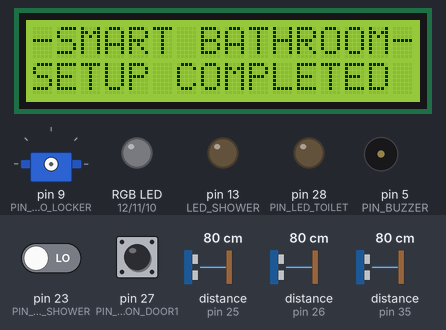
Bench run of a program on a simulated Arduino Mega 2560, built with avr-gcc and run on an emulated ATmega2560. Parts: 16×2 character LCD, servo, an RGB LED mixed from three pins (HIGH = lit), output pins drawn as LEDs (lit = HIGH), buzzer (waves = sounding). The test bench sets the inputs (shaded band); at power-on: pin 27 (PIN_PUSH_BUTTON_DOOR1) HIGH, distance to the obstacle (sensors on pin 26, pin 25, pin 35) 80 cm, pin 23 (PIN_PIR_SHOWER) LOW. The echo pulse lasts 58.3 µs per cm; what the program prints to the serial monitor is not drawn.

Above: at 2.6 s.
5.9 s: pin 27 (PIN_PUSH_BUTTON_DOOR1) pulled LOW for 0.15 s
At 8.0 s:
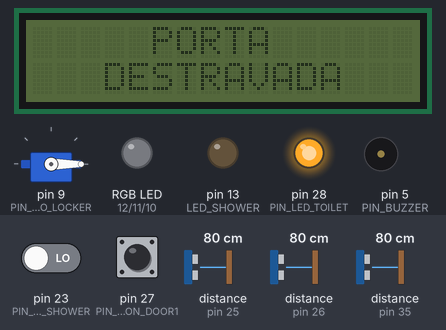
8.7 s: distance to the obstacle (sensor on pin 26) set to 120 cm
11.7 s: pin 23 (PIN_PIR_SHOWER) driven HIGH
At 12.4 s:
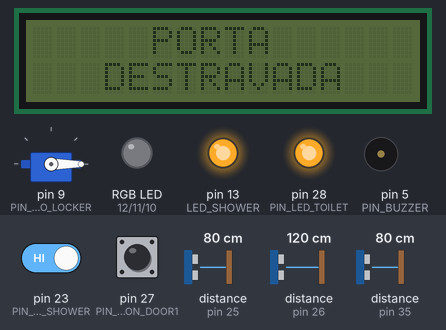
14.7 s: pin 27 (PIN_PUSH_BUTTON_DOOR1) pulled LOW for 1 s
At 17.3 s:
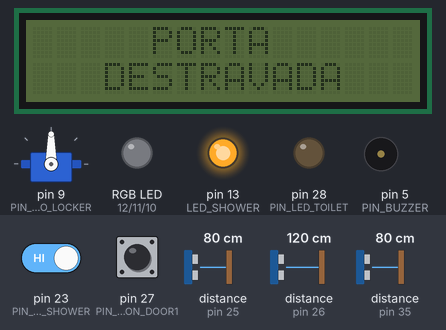
17.8 s: distance to the obstacle (sensor on pin 26) set to 105 cm
20.8 s: distance to the obstacle (sensor on pin 26) set to 95 cm
At 21.4 s:
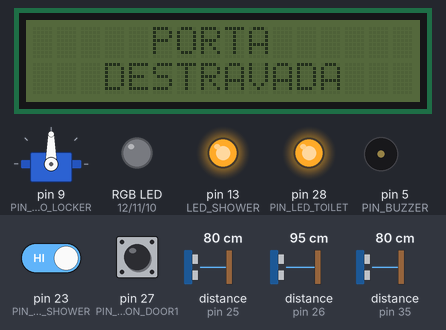
Timing chart, 0 to 23.3 s (numbered marks = the images above; inputs shaded):
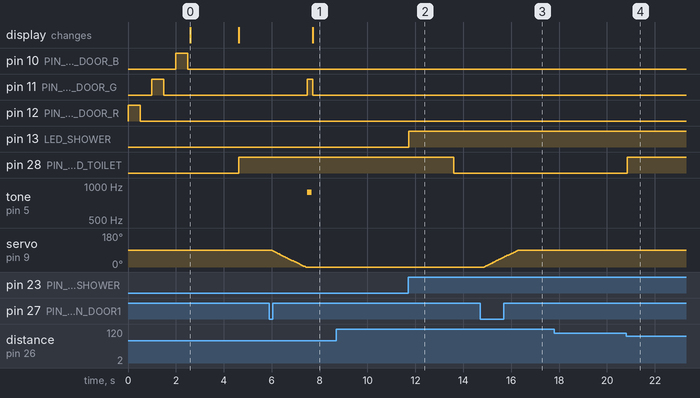

The program:

main.cpp
```cpp
#include <Arduino.h>
#include <Wire.h>
#include <NewPing.h>
#include <LiquidCrystal_I2C.h>
#include <VarSpeedServo.h>
#include <TonePlayer.h>


// Servo Locker
#define PIN_SERVO_LOCKER 9
#define ANGLE_DOOR_LOCKED 90
#define ANGLE_DOOR_UNLOCKED 0
#define LOCK_SPEED 40
#define PIN_PUSH_BUTTON_DOOR1 27
#define PIN_BUZZER 5


// SHOWER
#define PIN_PIR_SHOWER 23
#define LED_SHOWER 13

// RGB DOOR
const bool led_rgb_door_anodo_comum = false;
#define PIN_RGB_DOOR_R 12
#define PIN_RGB_DOOR_G 11
#define PIN_RGB_DOOR_B 10


// SET SONARS
#define SONAR_NUM     3 // Number of sensors.
#define PING_INTERVAL_SONARS 50 // Milliseconds between sensor pings (29ms is about the min to avoid cross-sensor echo).
#define INTERVAL_SET_LEDS_SONARS 3000 // Milliseconds
#define DELAY_MOVEMENT 1000 // Miliseconds
#define TIMER_WAIT_RESET_SONARS 10000 // ms

// PINS SONARS
// sonar entry
#define TRIGGER_PIN_ENTRY 22
#define ECHO_PIN_ENTRY 25
#define MAX_DISTANCE_ENTRY 60 // Maximum distance (in cm) to ping.

// sonar exit
#define TRIGGER_PIN_EXIT 33
#define ECHO_PIN_EXIT 35
#define MAX_DISTANCE_EXIT 60 // Maximum distance (in cm) to ping.

// sonar toilet
#define TRIGGER_PIN_TOILET 24
#define ECHO_PIN_TOLIET 26
#define MAX_DISTANCE_TOLIET 100 // Maximum distance (in cm) to ping.
// output Toilet
#define PIN_LED_TOILET 28
#define DELAY_OFF_LED_TOILET 5000 // ms


// Display 1 Defitions
// DEFINIÇÕES
// set the LCD address to 0x27 for a 16 chars and 2 line display
#define LCD_1_ADDRESS 0x27
#define LCD_1_COLUMNS 16
#define LCD_1_LINES 2
#define DELAY_MESSAGE_DISPLAY 2000 // ms

bool sonarEntryDetected;
bool sonarExitDetected;
 int personStateMovement;
bool isShowerOn;
bool isToiletOn;
bool isDoorlocked;
bool isAnySensorDetected;
bool isSmarthBathOn = false;

enum bath_state{ BATH_OFF,
                 BATH_ON };

enum sonars {  SONAR_ENTRY
              ,SONAR_EXIT
              ,SONAR_TOILET };

enum door_state{ DOOR_LOCKING
                ,DOOR_UNLONCKING
                ,DOOR_UNLOCKED
                ,DOOR_LOCKED
                ,DOOR_OFF
};

enum  messages{ MSG_DOOR_LOCKED
               ,MSG_DOOR_UNLOCKED
};

enum state_movements{ WAITING,
                      ENTERING,
                      LEAVING
};


NewPing sonar[SONAR_NUM] = {     // Sensor object array.
  NewPing(TRIGGER_PIN_ENTRY, ECHO_PIN_ENTRY, MAX_DISTANCE_ENTRY), // Each sensor's trigger pin, echo pin, and max distance to ping.
  NewPing(TRIGGER_PIN_EXIT, ECHO_PIN_EXIT, MAX_DISTANCE_EXIT),
  NewPing(TRIGGER_PIN_TOILET, ECHO_PIN_TOLIET, MAX_DISTANCE_TOLIET)
};

void checkSonars();
void readShower();
void readSonars();
void resetSonars();
void showMessageDisplay1( int message );

//*************************************************
// Class DelayMillis
//*************************************************
// DelayMillis Declarations
class DelayMillis
{
private:
  unsigned long _ms;
  unsigned long timerDelayMillis;
public:
  DelayMillis(unsigned long = 500);
  void start();
  bool isFinished();
};

// DelayMillis Implementation
DelayMillis::DelayMillis(unsigned long ms)
{
  _ms = ms;
  start();
}

void DelayMillis::start()
{
  timerDelayMillis = millis();
}

bool DelayMillis::isFinished()
{
  return millis() - timerDelayMillis > _ms;
}

DelayMillis *DelayShowMessageDisplay;

class Stopwatch
{
  private:
    unsigned long _startms, _sectotal;
    int _hours, _min, _sec = 0;
  public:
    Stopwatch();
    void reset();
    void updateStopwatch();
    void convert(long sectotal);
    String show();
};

Stopwatch::Stopwatch(){}

void Stopwatch::reset(){
  _hours = 0;
  _min = 0;
  _sec = 0;
  _startms = millis();
  Serial.println( "STOPWATCH RESETED");
}
void Stopwatch::updateStopwatch(){
  _sectotal = ((millis()-_startms)/1000);
}
void Stopwatch::convert(long sectotal){
  int r = 0 ;
  _hours = sectotal / 3600;
  r = sectotal % 3600;
  _min = r / 60;
  _sec = r % 60;
}
String Stopwatch::show(){
  updateStopwatch();
  convert(_sectotal);
  String stopwatch;
  stopwatch = (_hours < 10 ? "0" :"" ) + String(_hours) + ":";
  stopwatch += (_min < 10 ? "0" : "" )+ String(_min) + ":";
  stopwatch += (_sec  <  10 ? "0" : "") + String(_sec);
  return stopwatch;
 }


//*************************************************
// Class LedRgb
//*************************************************
// LedRGB Declarations
class LedRgb
{
  private:
    int pinR, pinG, pinB;
    bool _ledRgbDoorAnodoComum;

  public:
    LedRgb(int pinPwmR, int pinPwmG, int pinPwmB, bool led_rgb_door_anodo_comum = false);
    void setup();
    void test(int timerIntervalTest = 500);
    void setColor( int red, int green, int blue );
    void setColorGreen();
    void setColorRed ();
    void setColorBlue();
    void off();
};

// LedRGB Implementation
LedRgb::LedRgb(int pinPwmR, int pinPwmG, int pinPwmB, bool ledRgbDoorAnodoComum){
  pinR = pinPwmR;
  pinG = pinPwmG;
  pinB = pinPwmB;
  _ledRgbDoorAnodoComum = ledRgbDoorAnodoComum;

}

void LedRgb::setup(){
  pinMode(pinR, OUTPUT);
  pinMode(pinG, OUTPUT);
  pinMode(pinB, OUTPUT);
}

void LedRgb::test(int timerIntervalTest){
  setColorRed();
  delay(timerIntervalTest);
  off();
  delay(timerIntervalTest);
  setColorGreen();
  delay(timerIntervalTest);
  off();
  delay(timerIntervalTest);
  setColorBlue();
  delay(timerIntervalTest);
  off();
}

void LedRgb::setColor( int red, int green, int blue ){
  if (_ledRgbDoorAnodoComum){
    red = 255 - red;
    green = 255 - green;
    blue = 255 - blue;
  }
  analogWrite(pinR, red);
  analogWrite(pinG, green);
  analogWrite(pinB, blue);
  // Serial.print("setColor( ");
  // Serial.print(red);
  // Serial.print(", ");
  // Serial.print(green);
  // Serial.print(", ");
  // Serial.print(blue);
  // Serial.println(")");
}

void LedRgb::setColorGreen (){
  //Serial.println("SET COLOR GREEN");
  this->setColor(0,255,0);
}

void LedRgb::setColorRed (){
  //Serial.println("SET COLOR RED");
  setColor(255,0,0);
}

void LedRgb::setColorBlue (){
  setColor(0,0,255);
}

void LedRgb::off(){
  analogWrite(pinR, false);
  analogWrite(pinG, false);
  analogWrite(pinB, false);
}

//*************************************************
// Class Door
//*************************************************
// Door Declarations
class Door
{
  private:
    DelayMillis *DelayDebounce;
    LedRgb* _ledRgbDoor;
    VarSpeedServo* _servo;
    TonePlayer* _tonePlayer;
    int _state;
  public:
    Door( LedRgb* ledRgbDoor, VarSpeedServo* servo, TonePlayer* tonePlayer, int doorState = DOOR_OFF);
    void lock();
    void unlock();
    void setState( int state );
     int getState();
    void playSoundUnlock();
    void checkButtons();
    void check();
};

// Door Implementation
Door::Door( LedRgb* ledRgbDoor, VarSpeedServo* servo, TonePlayer* tonePlayer, int doorState){
  _ledRgbDoor = ledRgbDoor;
  _servo = servo;
  _tonePlayer = tonePlayer;
  _state = doorState;
  DelayDebounce = new DelayMillis(50);
}


void Door::lock(){
  _servo->attach(PIN_SERVO_LOCKER);
  _servo->slowmove(ANGLE_DOOR_LOCKED,LOCK_SPEED);
  setState(DOOR_LOCKING);
}

void Door::unlock(){
    _servo->attach(PIN_SERVO_LOCKER);
    _servo->slowmove(ANGLE_DOOR_UNLOCKED,LOCK_SPEED);
    setState(DOOR_UNLONCKING);
}

void Door::setState( int state ){
  _state = state;
}

int Door::getState(){
  return _state;
}
void Door::playSoundUnlock(){
  //tone1.tone (220);  // 220 Hz
  //delay (500);
  //tone1.noTone ();

  //tone1.tone (440);
  //delay (500);
  //tone1.noTone ();
  _tonePlayer->tone(880);
  delay (200);
  _tonePlayer->noTone();
}

void Door::checkButtons(){
  if ( DelayDebounce->isFinished() ){
    if ( !digitalRead(PIN_PUSH_BUTTON_DOOR1)){
      if ( getState() == DOOR_UNLOCKED){
        lock();
        DelayDebounce->start();
      }
      if ( getState() == DOOR_LOCKED){
        unlock();
        DelayDebounce->start();
      }
      isAnySensorDetected = true;
    }
  }
}

void Door::check(){
  if (_servo->read() == ANGLE_DOOR_LOCKED && getState() != DOOR_LOCKED){
    setState(DOOR_LOCKED);
    _ledRgbDoor->setColorRed();
    _servo->detach();
    isDoorlocked = false;
    Serial.println( "DOOR LOCKED");
  }

  if (_servo->read() == ANGLE_DOOR_UNLOCKED && getState() != DOOR_UNLOCKED ){
    setState(DOOR_UNLOCKED);
    _ledRgbDoor->setColorGreen();
    _servo->detach();
    playSoundUnlock();
    isDoorlocked = false;
    showMessageDisplay1(MSG_DOOR_UNLOCKED);
    Serial.println( "DOOR UNLOCKED");
  }
  if (!isSmarthBathOn){
    _ledRgbDoor->off();
    Serial.println( "DOOR OFF");
  }
  checkButtons();
}

//*************************************************
// Class Bath
//*************************************************
// Bath Declarations
class Bath
{
private:
  int _state;
  Door* _bathDoor;
  Stopwatch* _stopwatch;
  LiquidCrystal_I2C* _lcd1;
  int _numberPeople = 0;
public:
  Bath(Door* bathDoor, Stopwatch* watch, LiquidCrystal_I2C* lcd1, int state = BATH_OFF);
   int getBathState();
  void setBathState(int state);
   int getNumberPeople();
  void addPerson();
  void removePerson();
  void check();
  void reset( int numberPeople = 1);
  void showDisplayExtenal( LiquidCrystal_I2C* lcd , Stopwatch* watch, bool resetWatch = true);
  void turnOffDisplayExternal(LiquidCrystal_I2C* lcd);
};

// Door Implementation
Bath::Bath(Door* bathDoor, Stopwatch* watch, LiquidCrystal_I2C* lcd1, int state){
  _bathDoor = bathDoor;
  _stopwatch = watch;
  _lcd1 = lcd1;
  setBathState(state);
}

int Bath::getBathState(){
  return _state;
}
void Bath::setBathState(int state){
  _state = state;
  if (_state == BATH_ON){
    Serial.println("SMART BATH ON");
    _bathDoor->unlock();
    showDisplayExtenal( _lcd1, _stopwatch, true);
  } else {
    _bathDoor->setState(DOOR_OFF);
    turnOffDisplayExternal(_lcd1);
    Serial.println("SMART BATH OFF");
  }

}

int Bath::getNumberPeople(){
  return _numberPeople;
}

void Bath::addPerson(){
  _numberPeople++;
  Serial.print( "ADDED PEOPLE. TOTAL: ");
  Serial.println(getNumberPeople());
  if ( getBathState() == BATH_OFF){
    setBathState(BATH_ON);
  }
}

void Bath::removePerson(){
  _numberPeople--;
  Serial.print( "REMOVED PEOPLE. TOTAL: ");
  Serial.println(getNumberPeople());
  if ( getNumberPeople() == 0 && getBathState() == BATH_ON ){
    setBathState(BATH_OFF);
  }
}

void Bath::check(){
  if (_state == BATH_OFF)
  {
    if (isAnySensorDetected)
    {
      //reset(1);
    }
    isSmarthBathOn = false;
  }

  if (getBathState() == BATH_ON ){
    isSmarthBathOn = true;
    showDisplayExtenal( _lcd1, _stopwatch, false);
  }

  _bathDoor->check();

}

void Bath::reset( int numberPeople ){
  setBathState( BATH_ON );
  _numberPeople = numberPeople;
  resetSonars();
  showDisplayExtenal( _lcd1, _stopwatch, true );
}

void Bath::showDisplayExtenal( LiquidCrystal_I2C* lcd , Stopwatch* watch, bool resetWatch){
  // lcd->clear();
  if (resetWatch) { watch->reset(); };
  if (DelayShowMessageDisplay->isFinished()){
    lcd->backlight();
    lcd->setCursor(0,0);
    lcd->print( watch->show() );
    lcd->print("        ");
    lcd->setCursor(0, 1);
    lcd->print( "Pessoas: " );
    lcd->print( getNumberPeople() );
    lcd->print("     ");
  }
}
void Bath::turnOffDisplayExternal(LiquidCrystal_I2C* lcd){
  lcd->noBacklight();
}

LedRgb *LedRgbDoor;
Door *DoorBath;
Bath *SmartBath;
DelayMillis *DelayMovements;
DelayMillis *WaitingResetSonars;
DelayMillis *DelayOffLedToilet;

Stopwatch *Stopwatch1;

LiquidCrystal_I2C lcd1(LCD_1_ADDRESS, LCD_1_COLUMNS, LCD_1_LINES);
VarSpeedServo servoLocker;
TonePlayer tone1 (TCCR3A, TCCR3B, OCR3AH, OCR3AL, TCNT3H, TCNT3L);  // pin D5 MEGA 2560

void setup() {

  Serial.begin(9600);

   //INPUTS
  pinMode(PIN_PIR_SHOWER, INPUT);
  pinMode(PIN_PUSH_BUTTON_DOOR1, INPUT_PULLUP);

  //OUTPUTS
  pinMode(LED_SHOWER, OUTPUT);
  pinMode(PIN_LED_TOILET, OUTPUT);
  pinMode(PIN_BUZZER, OUTPUT);

  LedRgbDoor = new LedRgb(PIN_RGB_DOOR_R , PIN_RGB_DOOR_G, PIN_RGB_DOOR_B, led_rgb_door_anodo_comum);
  DoorBath = new Door(LedRgbDoor, &servoLocker, &tone1, DOOR_UNLOCKED);
  Stopwatch1 = new Stopwatch();
  SmartBath = new Bath(DoorBath, Stopwatch1, &lcd1);
  DelayMovements = new DelayMillis(DELAY_MOVEMENT);
  WaitingResetSonars = new DelayMillis(TIMER_WAIT_RESET_SONARS);
  DelayOffLedToilet = new DelayMillis(DELAY_OFF_LED_TOILET);
  DelayShowMessageDisplay = new DelayMillis(DELAY_MESSAGE_DISPLAY);


  sonarEntryDetected = false;
  sonarExitDetected = false;
  personStateMovement = WAITING;
  isShowerOn = false;
  isToiletOn = false;
  isDoorlocked = false;
  isAnySensorDetected = false;

  //servoLocker.attach(PIN_SERVO_LOCKER);


  LedRgbDoor->setup();
  LedRgbDoor->test();

  lcd1.init(); // start comunication with display
  lcd1.backlight(); // Turno on backlight
  lcd1.clear(); // clear display

  lcd1.print("-SMART BATHROOM-");
  //delay(2000);
  //lcd1.noBacklight();
  lcd1.setCursor(0, 1); // set cursor primary column and line 2
  //lcd1.scrollDisplayLeft();
  lcd1.print("SETUP COMPLETED");
  delay(2000);
  lcd1.noBacklight();
  lcd1.clear();

  //tone(PIN_BUZZER,1000,100);
  //tone(speaker, 440,1000);
  //DoorBath->lock();
  //delay(5000);
  //DoorBath->unlock();
  //delay(5000);

  //servoLocker.slowmove(0,40);
 // servoLocker.write(0);
 // delay(2000);
 // Serial.print("READ SERVER LOCKER->");
 // Serial.println(servoLocker.read());
 // delay(5000);
 // servoLocker.write(90);
 // Serial.print("READ SERVER LOCKER->");
 // Serial.println(servoLocker.read());
 // delay(5000);

}
void loop() {
  //stopwatch->start();
  readShower();
  readSonars();
  SmartBath->check();
  Serial.print("              NUMBER PEOPLE:");
  Serial.print(SmartBath->getNumberPeople());
  Serial.print( "  SONAR_ENTRY:");
  Serial.print( sonarEntryDetected);
  Serial.print( "  SONAR_EXIT: ");
  Serial.print( sonarExitDetected);
  Serial.print( "  STATE MOVMENT->");
  Serial.print( personStateMovement);
  Serial.print( "  BATH STATE->");
  Serial.print( SmartBath->getBathState());
  Serial.print( "  STOPWATCH->");
  Serial.println( Stopwatch1->show());

  //Serial.print( "PUSH BUTTON 1->");
  //Serial.println(digitalRead(PIN_PUSH_BUTTON_DOOR1));

}

// SHOWER
void readShower(){
    if ( digitalRead(PIN_PIR_SHOWER) ){
      digitalWrite(LED_SHOWER,HIGH);
      isShowerOn = true;
      isAnySensorDetected = true;
      Serial.println( "PRESENCE DETECTED IN SHOWER");
    }
    else
    {
      digitalWrite(LED_SHOWER,LOW );
      isShowerOn = false;
    }
}


void checkSonars(){
  if ( ( personStateMovement == ENTERING || personStateMovement == LEAVING ) &&  WaitingResetSonars->isFinished() )
  {
    personStateMovement = WAITING;
    sonarEntryDetected = false;
    sonarExitDetected = false;
  }
}

void readSonars(){

    checkSonars();
    for (uint8_t i = 0; i < SONAR_NUM; i++) { // Loop through each sensor and display results.
      Serial.print(i);
      Serial.print("=");
      Serial.print(sonar[i].ping_cm());
      Serial.print("cm ");
      if (personStateMovement == WAITING && DelayMovements->isFinished()){
        if ( i == SONAR_ENTRY && sonar[i].ping_cm() > 0 ){
          personStateMovement = ENTERING;
          sonarEntryDetected = true;
          WaitingResetSonars->start();
        }
      }

      if (personStateMovement == WAITING && DelayMovements->isFinished()){
        if ( i == SONAR_EXIT && sonar[i].ping_cm() > 0 ){
          personStateMovement = LEAVING;
          sonarExitDetected = true;
          WaitingResetSonars->start();
        }
      }

      if ( personStateMovement == ENTERING ) {
        if ( sonarEntryDetected && i == SONAR_EXIT && sonar[i].ping_cm() > 0 ){
          sonarExitDetected = true;
        }
        if ( sonarEntryDetected && sonarExitDetected && i == SONAR_EXIT && sonar[i].ping_cm() == 0 ){
            personStateMovement = WAITING;
            sonarEntryDetected = false;
            sonarExitDetected = false;
            SmartBath->addPerson();
            DelayMovements->start();
        }
      }

      if (personStateMovement == LEAVING){
        if ( sonarExitDetected && i == SONAR_ENTRY && sonar[i].ping_cm() > 0  ){
          sonarEntryDetected = true;
        }
        if ( sonarExitDetected && sonarEntryDetected && i == SONAR_ENTRY && sonar[i].ping_cm() == 0 ){
            personStateMovement = WAITING;
            sonarEntryDetected = false;
            sonarExitDetected = false;
            SmartBath->removePerson();
            DelayMovements->start();
        }
      }

      if (i == SONAR_TOILET && sonar[i].ping_cm() > 0 ){
        digitalWrite ( PIN_LED_TOILET, HIGH );
        isToiletOn = true;
        isAnySensorDetected = true;
        DelayOffLedToilet->start();
      }

      if (i == SONAR_TOILET && sonar[i].ping_cm() == 0 && DelayOffLedToilet->isFinished() ){
        digitalWrite ( PIN_LED_TOILET, LOW );
        isToiletOn = false;
      }
    }
    Serial.println();
}

void resetSonars(){
  personStateMovement = WAITING;
  sonarEntryDetected = false;
  sonarExitDetected = false;
}

void showMessageDisplay1( int message ){

  DelayShowMessageDisplay->start();
  switch (message)
  {
    case MSG_DOOR_UNLOCKED:
      lcd1.setCursor(0, 0);
      lcd1.print("     PORTA      ");
      lcd1.setCursor(0, 1);
      lcd1.print("   DESTRAVADA   ");
      break;
    default:
      break;
  }
}
```

Measured:
- the behaviour switches between 101 and 100 cm on distance to the obstacle (sensor on pin 26) (found by bisection; images 3 and 4)
- after the input at 5.9 s, pin 11 (PIN_RGB_DOOR_G): LOW → HIGH after 1.6 s, → LOW 0.23 s later; tone on pin 5 (PIN_BUZZER): silent → 880 Hz after 1.6 s, → silent 0.20 s later; servo on pin 9 (PIN_SERVO_LOCKER): moves from 90° to 0° over 1.4 s, starting after 0.08 s; the display: changes after 1.8 s (image 1)
- after the input at 8.7 s, every drawn part: stays the same
- after the input at 11.7 s, pin 13 (LED_SHOWER): LOW → HIGH at once
- after the input at 14.7 s, servo on pin 9 (PIN_SERVO_LOCKER): moves from 0° to 90° over 1.4 s, starting after 0.18 s
- after the input at 17.8 s, every drawn part: stays the same
- after the input at 20.8 s, pin 28 (PIN_LED_TOILET): LOW → HIGH at once
- what the display in image 0 shows lasts 2.0 s, from 2.6 s to 4.6 s
